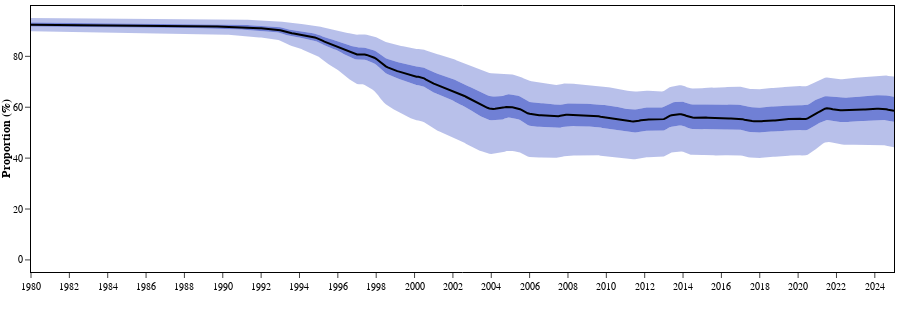

Notebook code for this chart:
### Code cell
early_plot = plot_output_ranges(base_quantiles,targets,['incidence_early_prop'], indicator_names, indicator_legends,1,2000,2025).write_image(DOCS_PATH /'camau/early.png', scale=3)

### Figure 1 — Plotly figure (JSON) as saved in the notebook; plotly's stock layout.template omitted (floating-point values rounded to 4 significant figures; data arrays with more than 128 entries replaced by an {"elided": "..."} marker saying what was removed)
{"data": [{"fill": "tonexty", "fillcolor": "rgba(0,30,180,0.0)", "line": {"width": 0}, "name": "0.025", "showlegend": false, "type": "scatter", "x": {"elided": "451 float values"}, "xaxis": "x", "y": {"elided": "451 float values"}, "yaxis": "y"}, {"fill": "tonexty", "fillcolor": "rgba(0,30,180,0.27999999999999997)", "line": {"width": 0}, "name": "0.25", "showlegend": false, "type": "scatter", "x": {"elided": "451 float values"}, "xaxis": "x", "y": {"elided": "451 float values"}, "yaxis": "y"}, {"fill": "tonexty", "fillcolor": "rgba(0,30,180,0.5599999999999999)", "line": {"width": 0}, "name": "0.5", "showlegend": false, "type": "scatter", "x": {"elided": "451 float values"}, "xaxis": "x", "y": {"elided": "451 float values"}, "yaxis": "y"}, {"fill": "tonexty", "fillcolor": "rgba(0,30,180,0.5599999999999999)", "line": {"width": 0}, "name": "0.75", "showlegend": false, "type": "scatter", "x": {"elided": "451 float values"}, "xaxis": "x", "y": {"elided": "451 float values"}, "yaxis": "y"}, {"fill": "tonexty", "fillcolor": "rgba(0,30,180,0.27999999999999997)", "line": {"width": 0}, "name": "0.975", "showlegend": false, "type": "scatter", "x": {"elided": "451 float values"}, "xaxis": "x", "y": {"elided": "451 float values"}, "yaxis": "y"}, {"line": {"color": "black"}, "name": "Median", "showlegend": false, "type": "scatter", "x": {"elided": "451 float values"}, "xaxis": "x", "y": {"elided": "451 float values"}, "yaxis": "y"}], "layout": {"height": 320, "margin": {"b": 40, "l": 10, "r": 5, "t": 5}, "showlegend": false, "xaxis": {"anchor": "y", "domain": [0, 1], "dtick": 2, "range": [1980, 2025], "tick0": 1980, "tickmode": "linear", "title": {"text": ""}}, "yaxis": {"anchor": "x", "domain": [0, 1], "range": [-4.752, 99.78], "title": {"font": {"size": 12}, "standoff": 0, "text": "<b>Proportion (%)</b>"}}}}
